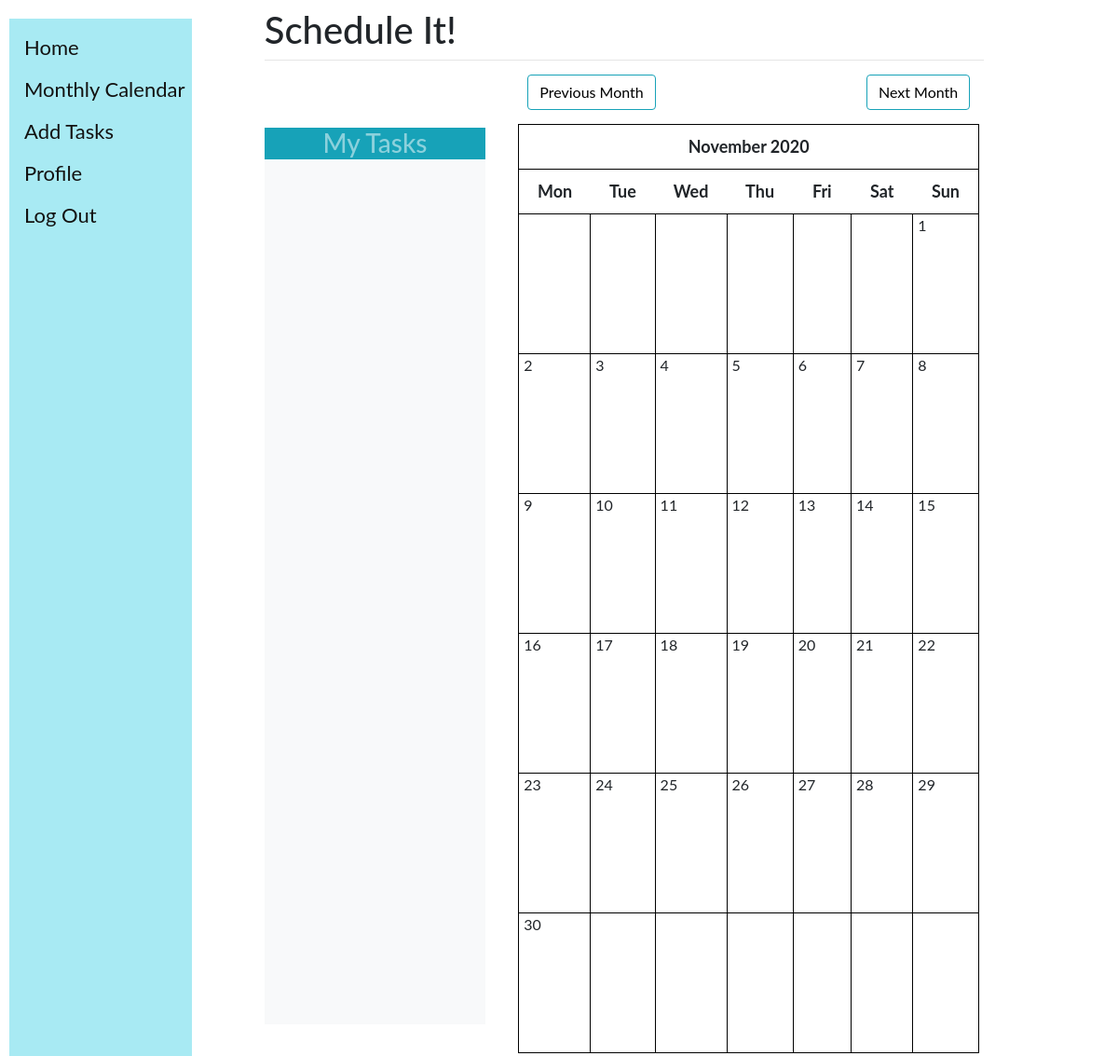
Before: /monthly_calendar/ (signed in) with the older database file.
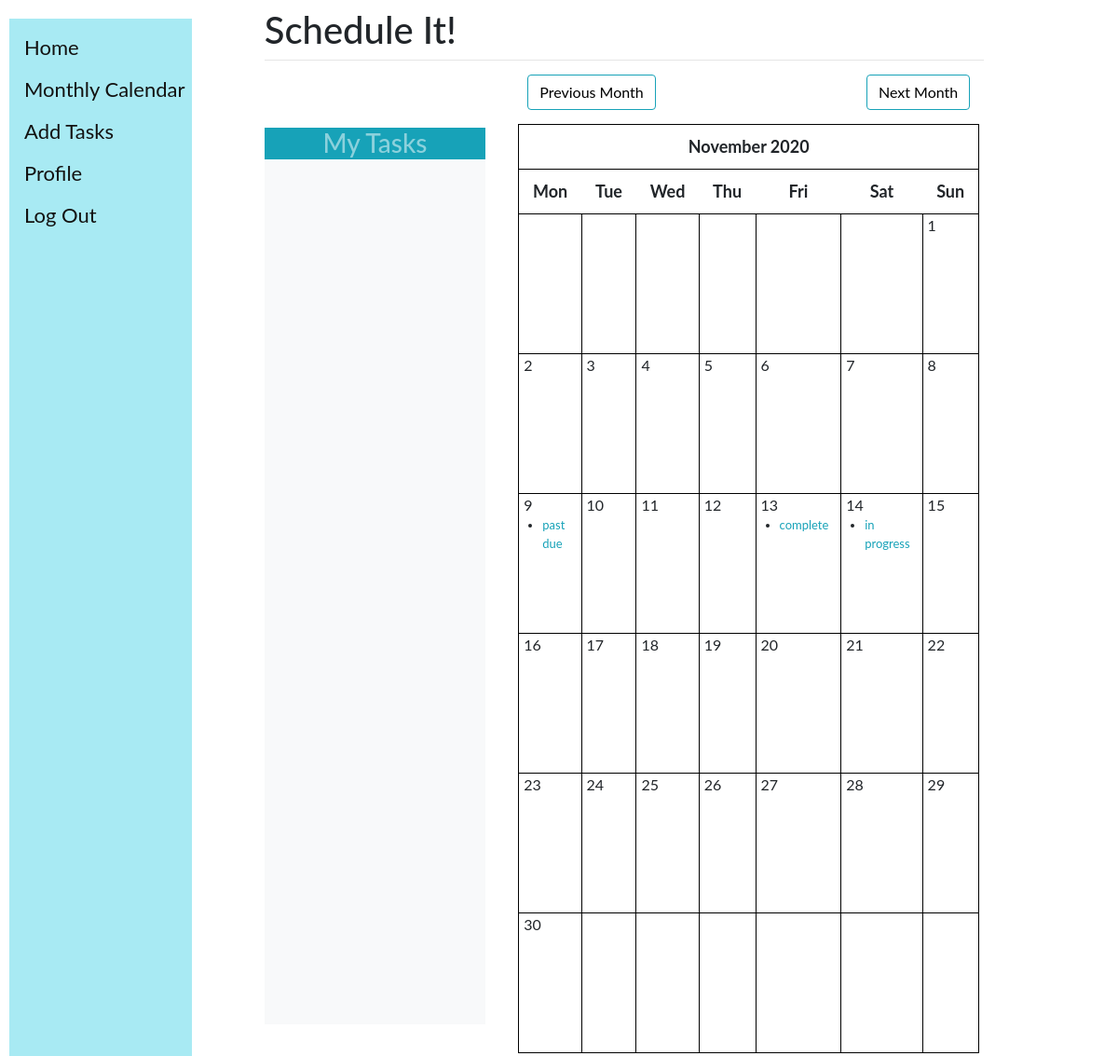
After: the same page with the newer database file.
### calendar_monthly_view/models.py (models this page shows, shortened)
class Event(models.Model):
    user = models.ForeignKey(User, on_delete= models.CASCADE)
    title = models.CharField(max_length=200)
    description = models.TextField()
    end_time = models.DateTimeField()
    start_time = models.DateTimeField()
    completed = models.BooleanField(default=False)
    @property
    def get_html_url(self):
        url = reverse('cal:event_edit', args=(self.id,))
        return f'<a href="{url}"> {self.title} </a>'

### calendar_monthly_view/views.py (the view)
# urls.py: path('monthly_calendar/', views.CalendarView.as_view(), name ='calendar'),
class CalendarView(LoginRequiredMixin,generic.ListView):
    login_url = 'login'
    model = Event
    template_name = 'monthly.html'
    def get_context_data(self, **kwargs):
        context = super(CalendarView,self).get_context_data(**kwargs)
        d = get_date(self.request.GET.get('month', None))
        context['instance'] = Event.objects.filter(user=self.request.user)
        user = self.request.user.id
        cal = Calendar(d.year, d.month, user)
        html_cal = cal.formatmonth(withyear=True)
        context['calendar'] = mark_safe(html_cal)
        context['prev_month'] = prev_month(d)
        context['next_month'] = next_month(d)
        return context

### calendar_monthly_view/utils.py (called while the page is built)
    def formatday(self, day, events):
        events_per_day = events.filter(end_time__day=day)
        d = ''
        for event in events_per_day:
            d += f'<li> {event.get_html_url} </li>'
        if day != 0:
            return f'<td><span class="date">{day}</span><ul> {d} </ul></td>'
        return '<td></td>'

    def formatweek(self, theweek, events):
        week = ''
        for d, weekday in theweek:
            week += self.formatday(d, events)
        return f'<tr> {week} </tr>'

    def formatmonth(self, withyear = True):
        events = Event.objects.filter(end_time__year = self.year, end_time__month = self.month, user= self.user)
        cal = f'<table border = "0" cellpadding = "0" cellspacing = "0" class = "calendar">\n'
        cal += f'{self.formatmonthname(self.year, self.month, withyear=withyear)}\n'
        cal += f'{self.formatweekheader()}\n'
        for week in self.monthdays2calendar(self.year, self.month):
            cal += f'{self.formatweek(week, events)}\n'
        return cal

### calendar_monthly_view/views.py (called while the page is built)
def get_date(req_day):
    if req_day:
        year, month = (int(x) for x in req_day.split("-"))
        return date(year, month, day = 1)
    return datetime.today()

### templates/monthly.html (shortened to what this page needs)
{% extends 'base.html' %}
{% load static %}
{% block content %}
<div class="row">
  <div class="col-4 mt-5">
    <h3 class="text-center text-white-50 mb-0" style="background: #17a2b8;">My Tasks</h3>
    <div class="overflow-auto bg-light p-3" style="height: 58rem;">
    </div>
  </div>
  <div class ="col-8 mt-n4">
    <div class="clearfix">
      <a class="btn btn-info left" href="{% url 'calendar' %}?{{ prev_month }}"> Previous Month </a>
      <a class="btn btn-info right" href="{% url 'calendar' %}?{{ next_month }} "> Next Month </a>
    </div>
    {% block script %}
    {{calendar}}
    {% endblock %}
  </div>
{% endblock %}

Changed rows visible on the page:
added Event: title "November 2020 Mon Tue Wed Thu Fri Sat Sun 1 2 3 4 5 6 7 8 9 past due 10 11 12 13 complete 14 in progress 15 16 17 18 19 20 21 22 23 24 25 26 27 28 29 30"
Other visible differences:
{{ calendar }}: "November 2020 Mon Tue Wed Thu Fri Sat Sun 1 2 3 4 5 6 7 8 9 10 11 12 13 14 15 16 17 18 19 20 21 22 23 24 25 26 27 28 29 30" → (not shown)
